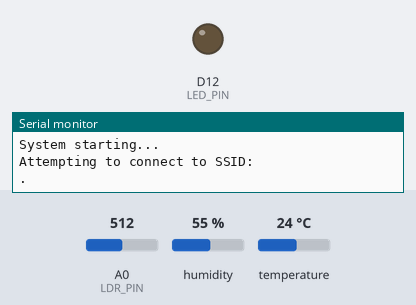
The sketch below on a simulated Arduino MKR. Shown: output pins drawn as LEDs (lit = HIGH), the last lines printed to the serial monitor. Inputs (shaded band) come from the test bench; at power-on: A0 (LDR_PIN) = 512, humidity 55 %, temperature 24 °C. WiFi joins after 1.5 s; servers stay silent unless stated; not simulated (calls return 0 or success): secrets.h.

Above: at 3.4 s.
At 38.4 s:
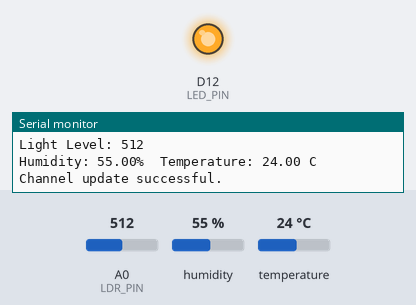
Timing chart, 0 to 40.7 s (numbered marks = the images above):
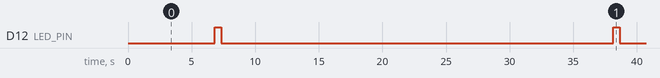

Measured:
- by itself, D12 (LED_PIN): alternates HIGH for 0.50 s and LOW for 30.8 s

The sketch:

Task2.1Webhook.ino
```cpp
#include <WiFiNINA.h>
#include "secrets.h"
#include "ThingSpeak.h"
#include <DHT.h>

#define DHTPIN 5
#define DHTTYPE DHT11

const int LDR_PIN = A0;
const int LED_PIN = 12;

const unsigned long CHANNEL_NUMBER = SECRET_CH_ID;
const char* WRITE_API_KEY = SECRET_WRITE_APIKEY;

const unsigned long THINGSPEAK_UPDATE_INTERVAL_MS = 30000;
const unsigned long BLINK_TIME_MS = 500;

char ssid[] = SECRET_SSID;
char pass[] = SECRET_PASS;

WiFiClient client;
DHT dht(DHTPIN, DHTTYPE);

struct Sensor_Readings
{
    int light_level;
    float humidity;
    float temperature;
};

void setup()
{
    setup_serial();
    setup_pins();
    setup_wifi_module();
    setup_thingspeak();
    setup_sensors();
}

void loop()
{
    check_wifi_connect();

    Sensor_Readings readings;

    if (!read_sensors(readings))
    {
        Serial.println("Failed to read from DHT sensor!");
        delay(THINGSPEAK_UPDATE_INTERVAL_MS);
        return;
    }

    print_readings(readings);
    upload_to_thingspeak(readings);
    blink_led();

    delay(THINGSPEAK_UPDATE_INTERVAL_MS);
}

void setup_serial()
{
    Serial.begin(115200);
    while (!Serial)
    {
        ;
    }

    Serial.println("System starting...");
}

void setup_pins()
{
    pinMode(LED_PIN, OUTPUT);
    digitalWrite(LED_PIN, LOW);
}

void setup_wifi_module()
{
    if (WiFi.status() == WL_NO_MODULE)
    {
        Serial.println("Communication with WiFi module failed!");
        while (true)
        {
            ;
        }
    }
}

void setup_thingspeak()
{
    ThingSpeak.begin(client);
}

void setup_sensors()
{
    dht.begin();
}

void check_wifi_connect()
{
    if (WiFi.status() == WL_CONNECTED)
    {
        return;
    }

    Serial.print("Attempting to connect to SSID: ");
    Serial.println(ssid);

    while (WiFi.status() != WL_CONNECTED)
    {
        WiFi.begin(ssid, pass);
        Serial.print(".");
        delay(5000);
    }

    Serial.println();
    Serial.println("Connected to WiFi.");
    print_wifi_status();
}

bool read_sensors(Sensor_Readings& readings)
{
    readings.light_level = analogRead(LDR_PIN);
    readings.humidity = dht.readHumidity();
    readings.temperature = dht.readTemperature();

    if (isnan(readings.humidity) || isnan(readings.temperature))
    {
        return false;
    }

    return true;
}

void print_readings(const Sensor_Readings& readings)
{
    Serial.print("Light Level: ");
    Serial.println(readings.light_level);

    Serial.print("Humidity: ");
    Serial.print(readings.humidity);
    Serial.print("%  Temperature: ");
    Serial.print(readings.temperature);
    Serial.println(" C");
}

bool upload_to_thingspeak(const Sensor_Readings& readings)
{
    ThingSpeak.setField(1, readings.temperature);
    ThingSpeak.setField(2, readings.light_level);
    ThingSpeak.setField(3, readings.humidity);

    ThingSpeak.setStatus("Temp, light and humidity updated");

    int responseCode = ThingSpeak.writeFields(CHANNEL_NUMBER, WRITE_API_KEY);

    if (responseCode == 200)
    {
        Serial.println("Channel update successful.");
        return true;
    }

    Serial.print("Problem updating channel. HTTP error code ");
    Serial.println(responseCode);
    return false;
}

void blink_led()
{
    digitalWrite(LED_PIN, HIGH);
    delay(BLINK_TIME_MS);
    digitalWrite(LED_PIN, LOW);
    delay(BLINK_TIME_MS);
}

void print_wifi_status()
{
    Serial.print("SSID: ");
    Serial.println(WiFi.SSID());

    IPAddress ip = WiFi.localIP();
    Serial.print("IP Address: ");
    Serial.println(ip);

    long rssi = WiFi.RSSI();
    Serial.print("Signal strength (RSSI): ");
    Serial.print(rssi);
    Serial.println(" dBm");
}
```
